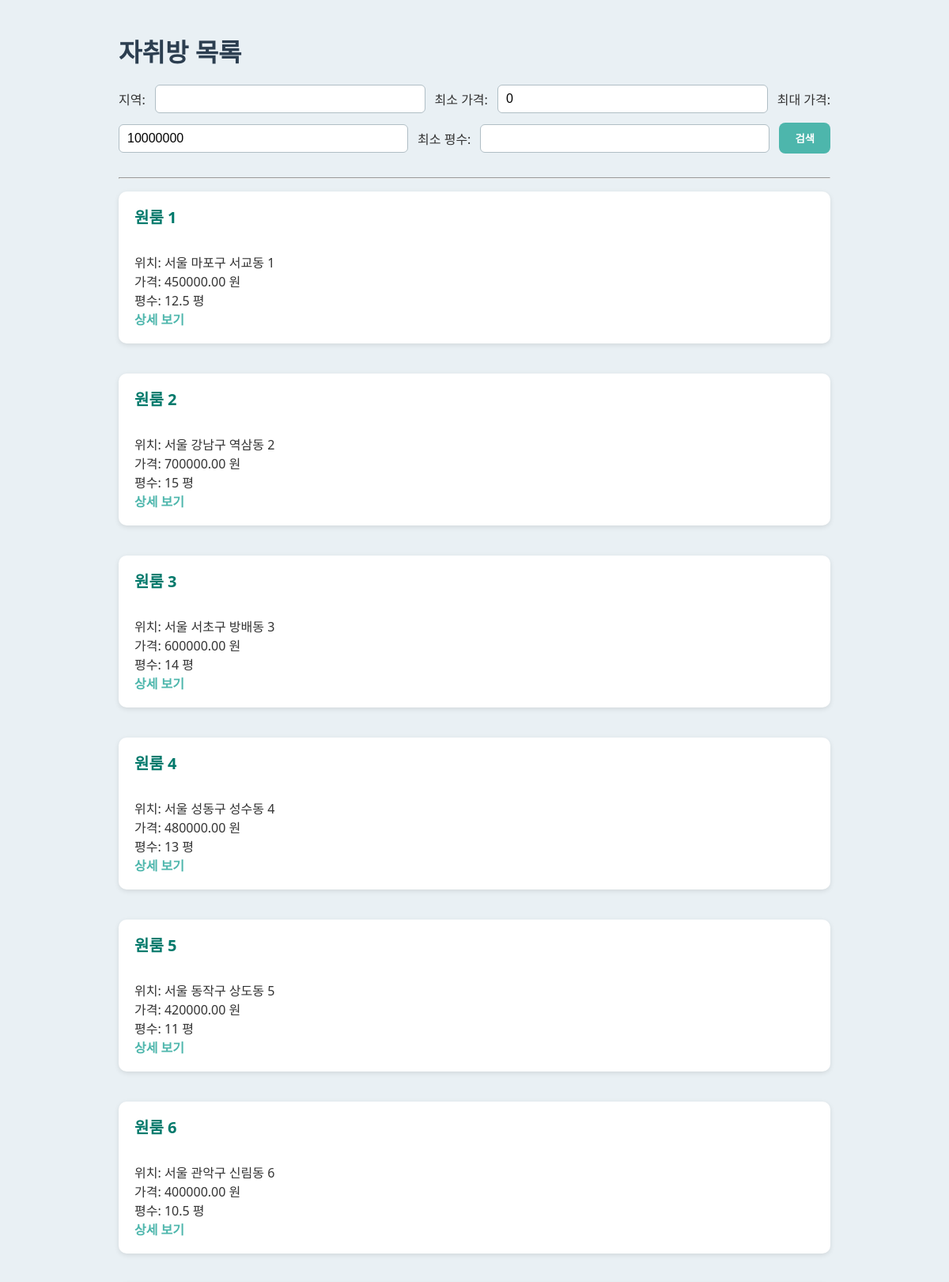
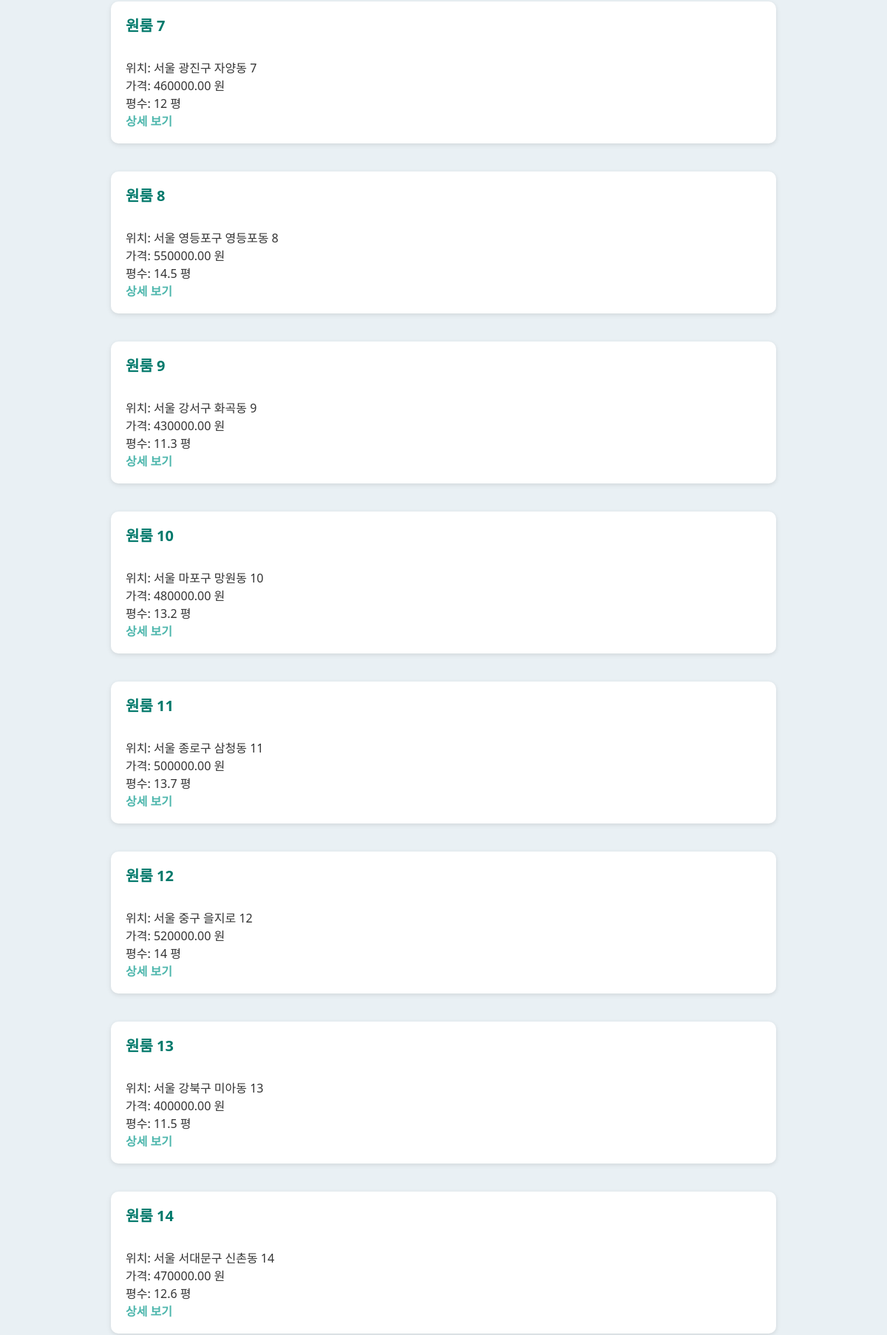
The page /rooms_list.php (upper part) on the database its author committed (2 pictures, top to bottom).
### tables this page shows
CREATE TABLE Room (
    room_id INT AUTO_INCREMENT PRIMARY KEY,                      
    user_id INT NOT NULL,                                        
    room_name VARCHAR(100) NOT NULL,                             
    location VARCHAR(255),                                       
    price DECIMAL(10, 2),                                        
    size FLOAT,                                                  
    image_path TEXT,                                             
    created_at DATETIME DEFAULT CURRENT_TIMESTAMP,               
    description TEXT,                                            
    FOREIGN KEY (user_id) REFERENCES User(user_id) ON DELETE CASCADE  
);

### rooms_list.php (the view, shortened to what this page needs)
<?php
include 'db.php';
$location = $_GET['location'] ?? '';
$min_price = $_GET['min_price'] ?? 0;
$max_price = $_GET['max_price'] ?? 10000000;
$size = $_GET['size'] ?? '';
$sql = "SELECT * FROM Room WHERE price BETWEEN ? AND ?";
$params = [$min_price, $max_price];
$types = "ii";
$stmt = $conn->prepare($sql);
$stmt->bind_param($types, ...$params);
$stmt->execute();
$result = $stmt->get_result();
?>
<!DOCTYPE html>
<html lang="ko">
<head>
    <link rel="stylesheet" href="css/room_list.css">
</head>
<body>
<h1>자취방 목록</h1>
<form method="get" action="">
    지역: <input type="text" name="location" value="<?php echo htmlspecialchars($location); ?>">
    최소 가격: <input type="number" name="min_price" value="<?php echo htmlspecialchars($min_price); ?>">
    최대 가격: <input type="number" name="max_price" value="<?php echo htmlspecialchars($max_price); ?>">
    최소 평수: <input type="number" step="1" name="size" value="<?php echo htmlspecialchars($size); ?>">
    <button type="submit">검색</button>
</form>
<hr>
<?php if ($result->num_rows > 0): ?>
    <ul>
    <?php while ($row = $result->fetch_assoc()): ?>
        <li>
            <strong><?php echo htmlspecialchars($row['room_name']); ?></strong><br>
            위치: <?php echo htmlspecialchars($row['location']); ?><br>
            가격: <?php echo htmlspecialchars($row['price']); ?> 원<br>
            평수: <?php echo htmlspecialchars($row['size']); ?> 평<br>
            <a href="room_detail.php?room_id=<?php echo $row['room_id']; ?>">상세 보기</a>
        </li><br>
    <?php endwhile; ?>
    </ul>
<?php else: ?>
    <p>검색 결과가 없습니다.</p>
<?php endif; ?>
</body>
</html>

### css/room_list.css (style rules this page uses)
body { font-family: 'Noto Sans KR', 'Segoe UI', Tahoma, Geneva, Verdana, sans-serif; background-color: #e9f0f4; color: #333; padding: 20px; max-width: 900px; margin: 0 auto; }
h1 { font-size: 2rem; margin-bottom: 20px; color: #2c3e50; font-weight: 700; }
form { display: flex; flex-wrap: wrap; gap: 12px; margin-bottom: 30px; align-items: center; }
form input[type="text"], form input[type="number"] { flex: 1 1 120px; padding: 8px 10px; border: 1.5px solid #b0bec5; border-radius: 6px; font-size: 1rem; transition: border-color 0.3s ease; }
form button { padding: 10px 20px; background-color: #4db6ac; color: white; font-weight: 600; border: none; border-radius: 8px; cursor: pointer; transition: background-color 0.3s ease; flex-shrink: 0; }
ul { list-style: none; padding-left: 0; }
ul li { background-color: white; padding: 18px 20px; border-radius: 10px; box-shadow: 0 2px 6px rgb(0 0 0 / 0.1); margin-bottom: 16px; line-height: 1.5; }
ul li strong { font-size: 1.25rem; color: #00796b; display: block; margin-bottom: 6px; }
a { color: #4db6ac; text-decoration: none; font-weight: 600; transition: color 0.3s ease; }

### rows shown on the page
room: room_name "원룸 1", location "서울 마포구 서교동 1", price "450000.00", size "12.5"
room: room_name "원룸 2", location "서울 강남구 역삼동 2", price "700000.00", size "15"
room: room_name "원룸 3", location "서울 서초구 방배동 3", price "600000.00", size "14"
room: room_name "원룸 4", location "서울 성동구 성수동 4", price "480000.00", size "13"
room: room_name "원룸 5", location "서울 동작구 상도동 5", price "420000.00", size "11"
room: room_name "원룸 6", location "서울 관악구 신림동 6", price "400000.00", size "10.5"
room: room_name "원룸 7", location "서울 광진구 자양동 7", price "460000.00", size "12"
room: room_name "원룸 8", location "서울 영등포구 영등포동 8", price "550000.00", size "14.5"
room: room_name "원룸 9", location "서울 강서구 화곡동 9", price "430000.00", size "11.3"
room: room_name "원룸 10", location "서울 마포구 망원동 10", price "480000.00", size "13.2"
room: room_name "원룸 11", location "서울 종로구 삼청동 11", price "500000.00", size "13.7"
room: room_name "원룸 12", location "서울 중구 을지로 12", price "520000.00", size "14"
room: room_name "원룸 13", location "서울 강북구 미아동 13", price "400000.00", size "11.5"
room: room_name "원룸 14", location "서울 서대문구 신촌동 14", price "470000.00", size "12.6"
